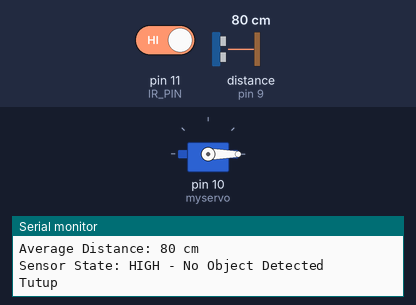
Bench run of a sketch on a simulated Arduino Uno, built with avr-gcc and run on an emulated ATmega328P. On the bench: servo, the last lines printed to the serial monitor. Wiring (inferred from the names in the program): ultrasonic range finder: trigger pin 8; echo pin 9. The inputs (shaded band) are chosen by the test bench; at power-on: distance to the obstacle (sensor on pin 9) 80 cm, pin 11 (IR_PIN) HIGH. The echo pulse lasts 58.3 µs per cm.

Above: at 1.2 s.
1.3 s: distance to the obstacle (sensor on pin 9) set to 34 cm
2.8 s: distance to the obstacle (sensor on pin 9) set to 28 cm
At 3.8 s:
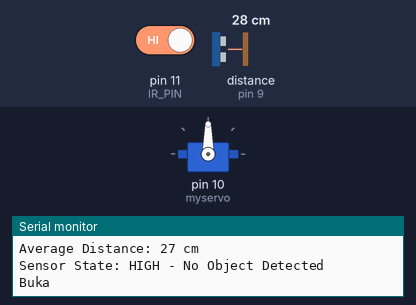
9.9 s: distance to the obstacle (sensor on pin 9) set to 35 cm
At 11.4 s:
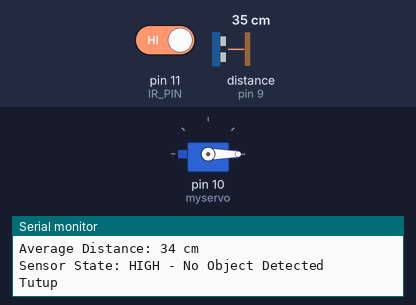
11.8 s: distance to the obstacle (sensor on pin 9) set to 2 cm
At 12.6 s:
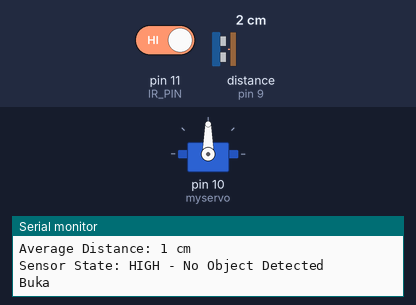
Timing chart, 0 to 14.5 s (numbered marks = the images above; inputs shaded):
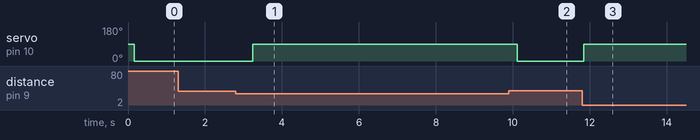

The sketch:

sampah.ino
```cpp
#include <Servo.h>

#define TRIGGER_PIN  8
#define ECHO_PIN     9
#define IR_PIN       11

Servo myservo;

unsigned long irLowStartTime = 0; // Variable to store the time when the sensor first goes LOW
bool servoLocked = false; // Variable to lock the servo position

void setup() {
  Serial.begin(9600);
  myservo.attach(10);
  pinMode(TRIGGER_PIN, OUTPUT);
  pinMode(ECHO_PIN, INPUT);
  pinMode(IR_PIN, INPUT);
}

void loop() {
  long distance = 0;
  int sensorValue = digitalRead(IR_PIN);

  for(int i = 0; i < 10; i++) {
    digitalWrite(TRIGGER_PIN, LOW);
    delayMicroseconds(2);
    digitalWrite(TRIGGER_PIN, HIGH);
    delayMicroseconds(10);
    digitalWrite(TRIGGER_PIN, LOW);
    long duration = pulseIn(ECHO_PIN, HIGH);
    distance += duration / 29 / 2;
    delay(10);
  }

  distance /= 10;

  Serial.print("Average Distance: ");
  Serial.print(distance);
  Serial.println(" cm");

  if (sensorValue == LOW) {
    Serial.println("Sensor State: LOW - Object Detected");

    // If this is the first time the sensor has gone LOW, start the timer
    if (irLowStartTime == 0) {
      irLowStartTime = millis();
    }

    Serial.print("irLowStartTime: ");
    Serial.print(irLowStartTime/1000);
    Serial.println(" s");

    // If the sensor has been LOW for 15 seconds or more, lock the servo
    if (millis() - irLowStartTime >= 15000) {
      servoLocked = true;
    }

    // Keep the program in a loop while the sensor value is LOW
    while (digitalRead(IR_PIN) == LOW) {
      // Do nothing
    }
  } else {
    Serial.println("Sensor State: HIGH - No Object Detected");

    // Reset the timer and unlock the servo when the sensor goes HIGH
    irLowStartTime = 0;
    servoLocked = false;
  }

  // Only allow the servo to move if it's not locked
  if (!servoLocked) {
    if (distance < 30) {
      Serial.println("Buka");
      myservo.write(90);
    } else {
      Serial.println("Tutup");
      myservo.write(0);
    }
  }

  delay(300);
}
```

Measured:
- the behaviour switches between 31 and 30 cm on distance to the obstacle (sensor on pin 9) (found by bisection; images 0 and 1)
- after the input at 2.8 s, servo on pin 10 (myservo): 0° → 90° after 0.44 s
- after the input at 9.9 s, servo on pin 10 (myservo): 90° → 0° after 0.21 s
- after the input at 11.8 s, servo on pin 10 (myservo): 0° → 90° at once
